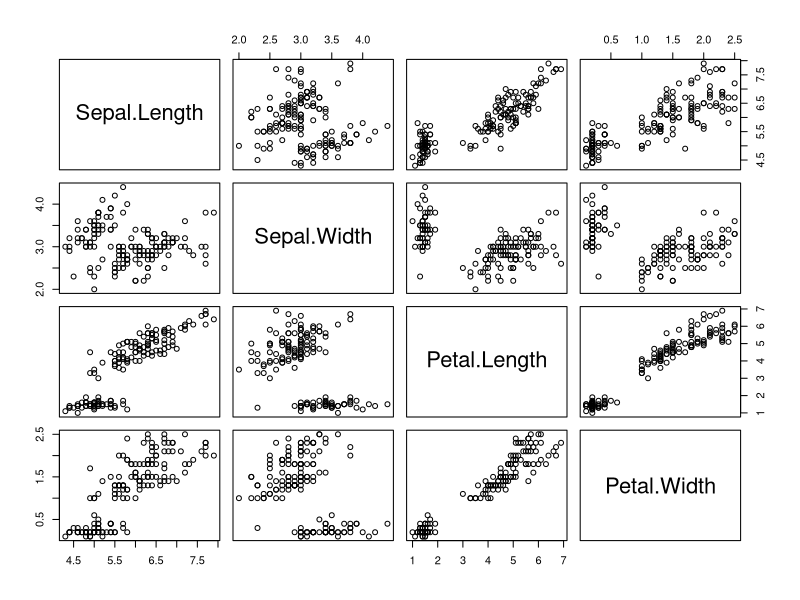
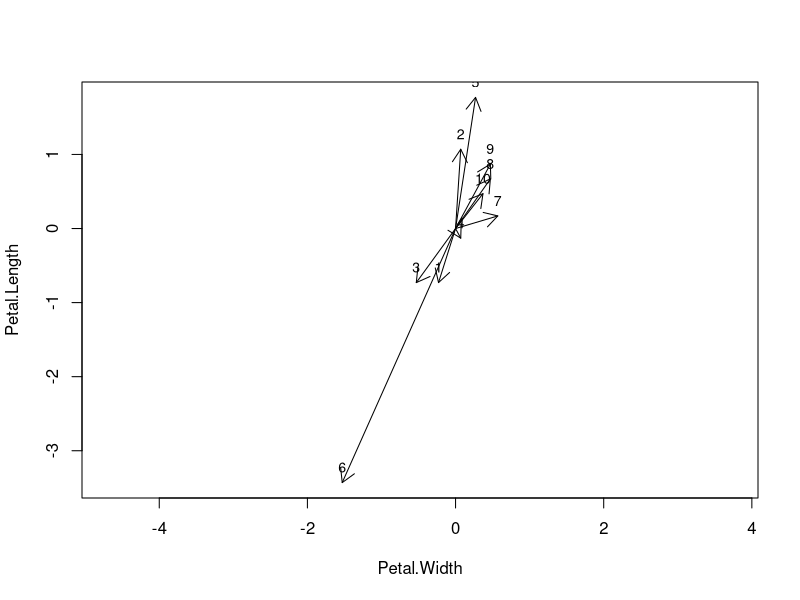

Write the R code that produced these figures, in order. (Note: this script raises an error after producing the figures.)
data("iris")
set.seed(666)
idx <- sample(1:150,size = 10,replace = F)
plot(iris[-5])
x <- iris[idx,3:4]
#eu quero os dados na origem pra eu calcular o angulo mas não quero que padronize
#so centralize
x_c <- scale(x,scale = F,center = T)
#aqui eu to tentando vizualizar meus pontos como vetores 
plot(Petal.Length~ Petal.Width,data = x_c, type='n', asp=1)
# asp me dá a proporção y/x
arrows(x0=0,y0=0,x1=x_c[,2],y1=x_c[,1], length = 0.15)
text(x=x_c[,2],y=x_c[,1],labels = 1:10,cex=0.85,pos=3)
#produto interno
xis <- x_c[6,]
lx <- sqrt(t(xis)%*%xis)
lx
#produto interno matricialmente 
diag(x_c%*%t(x_c))

#26/06
#comprimento dos vetores 
#ele calculo entre os vetores do vetor xc


f <- function(vet){
  n <- length(vet)
  a <- numeric(n/2)
  vet <- vet
  for(i in 1:10){
    xis <- vet[i, ]
    a[i] <- sqrt(xis %*% xis)
  }
  
  print(a)
  
}


######################################
# AULA 26/08
######################################

xc[6, ]/3.75 
c(-0.914, -0.408)
atan(.408/.914)

mod <- function(vet){ #calcula o modulo (comprimento) de um vetor
  return(sqrt(sum(vet^2)))
}

mod(c(-0.914, -0.408))

mod(c(0.57, 0.17))
a <- c(-0.408, 0.914)
mod(a)

t(a) %*% c(0.914, 0.408)



#como plotar dois vetores
#tem que ir da origem (0)até cad aum deles

x0 <- 0; y0 <- 0
x1 <- 0.914; y1 <- 0.408
x2 <- 0; y2 <- 0
x3 <- -0.408; y3 <- 0.914

plot(c(-1, 1), c(-1, 1), type = "n", xlab = "X", ylab = "Y", 
     main = "")
grid()

arrows(x0, y0, x1, y1, col = "blue", lwd = 2, length = 0.1)
arrows(x2, y2, x3, y3, col = "red", lwd = 2, length = 0.1)
#ENCONTRANDO UMA MATRIZ QUADRADA PARA FAZER DECOMPOSIÇÃO ESPECTRAL 
S <- cov(iris[-5])
S
iris_av <- eigen(S)
iris_av
lambda <- iris_av$values
E <- iris_av$vectors
lambda
E
#traço da matriz
tr <- sum(diag(S))#variância total 
tr
sum(E)
prod(lambda)
det(S)# variancia generalizada
E %*% diag(lambda) %*% t(E)
